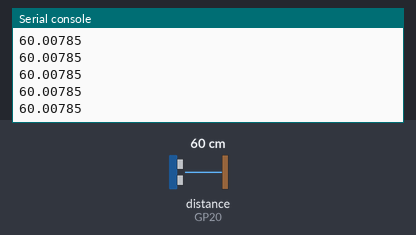
A program run on a simulated Raspberry Pi Pico running MicroPython. Shown: the last lines printed to the serial console. The test bench sets the inputs (shaded band); at power-on: distance to the obstacle (sensor on GP20) 60 cm. The echo pulse lasts 58.3 µs per cm; files the program writes start out absent.

Above: at 1.2 s.
1.3 s: distance to the obstacle (sensor on GP20) set to 2 cm
At 1.6 s:
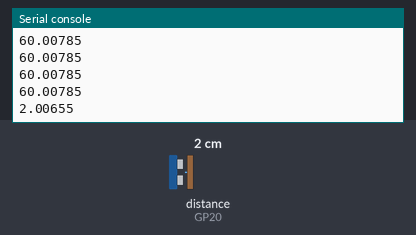
2.8 s: distance to the obstacle (sensor on GP20) set to 4 cm
At 2.82 s:
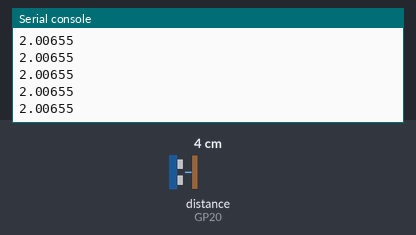
Timing chart, 0 to 5.8 s (numbered marks = the images above; inputs shaded):
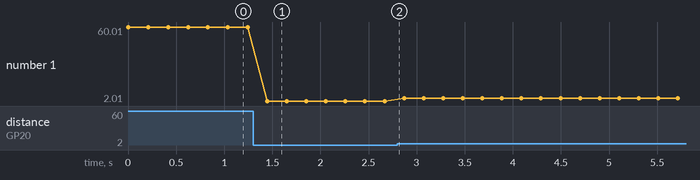

The program:

picozero_datacontrol.py
```python
from picozero import DistanceSensor
from time import sleep

ds = DistanceSensor(echo=20, trigger=21) #거리측정 코드
f=open("test04.csv", 'w', encoding='utf-8')

while True:
    dscm = ds.distance * 100 #cm로 바꿔주기 위한 코드
    print(dscm)
    sleep(0.2)
    for i in range(1,11):
        data = str(dscm)
        f.write('\n'.join(data))

f.close()
'''
#파일생성
#파일객체=open(파일이름, 파일 열기모드)
f=open("test03.csv", 'w', encoding='utf-8')
#f=open("c:/경로/경로/파일명.확장자", "권한")
#r=읽기 모드
#w=쓰기 모드
#a=추가 모드
for i in range(1,11):
    data = "%d번쨰 줄입니다.\n" %i
    f.write(data)


f.close()
'''

'''
with 문의 역할 : 파일을 열면(open) 항상 닫아(close)주어야 한다.
파일을 여닫는 것을 자동으로 처리하면 좋음 !
with문이 이 역할을 해줌 with 블록을 벗어나는 순간 파일 객체 f가 자동으로 닫힘
ex)
with open("test.csv", "w") as f:
    f.write("Life is too short, you need python")
'''
'''
data = [
    ['ultra', 'temp', 'led'],
    ['dscm', '2', '3'],
    ['4', '5', '6']
]

with open('test03.csv', 'w') as file:
    for row in data:
        file.write(','.join(row) + '\n')

print("hello")

'''
```

Measured:
- after the input at 1.3 s, the serial console: prints a new line after 0.15 s (image 1)
- plotted number 1: 60.01 → 2.01 after the input at 1.3 s, 2.01 → 4.01 after the input at 2.8 s
